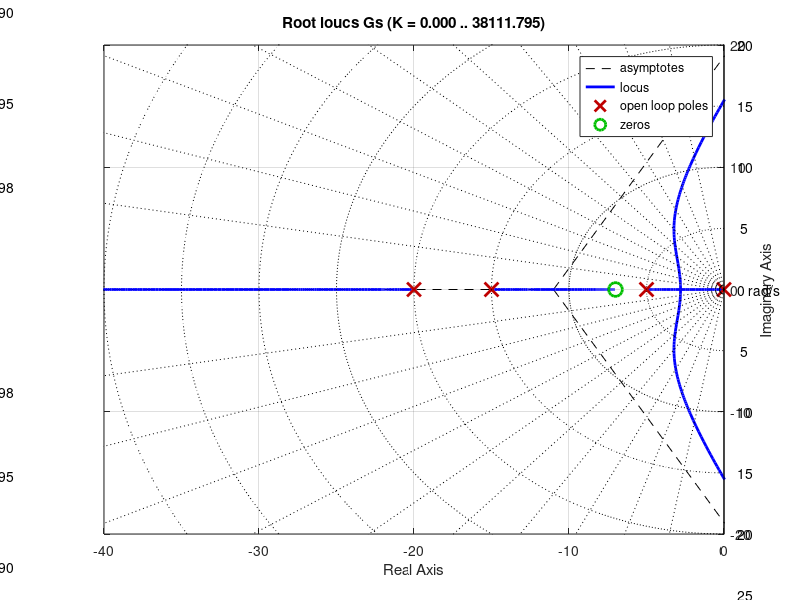
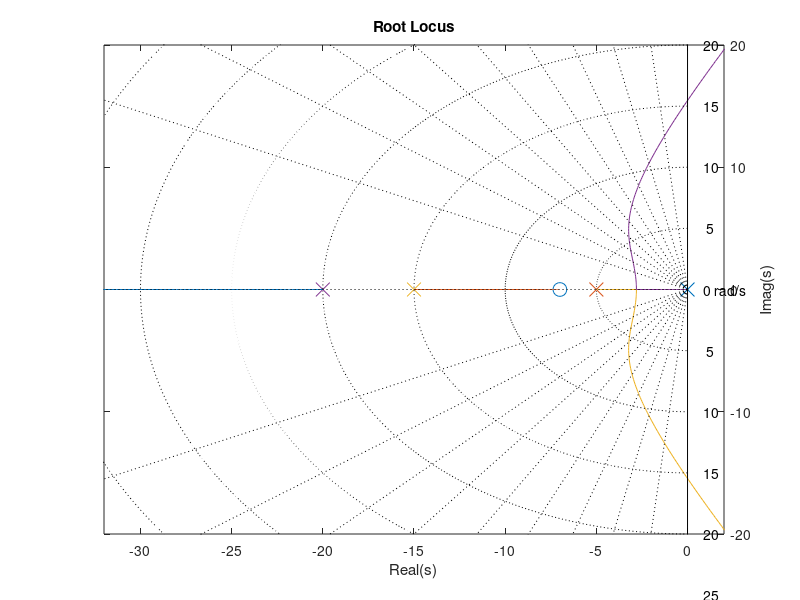

Write MATLAB code to recreate these figures, in order.
%% ME 3534 Notes on Root Locus
% Sam Kramer                                                    29 March 22
% These are notes regarding how to accurately plot root locus for analysis

% -- Setup
clear;clc;format compact; close all

% -- Method one
    % This is the quick method and does not offer alot of flexibility with
    % the setup of the figures created.
    
    % Definition of OLTF numerator and denominator
    Z = [-7];
    P = [ 0 -5 -15 -20];

    % Creation of the transfer function
    Gs = zpk(Z,P,1);

    % rlocus() command is used to graph root locus of the system
    rlocus(Gs)

    % Setup of figure 1
    sgrid
    ylim([-20 20])
    xlim([-40 0])
    hold on
    set(gca,'yaxislocation','right')
    figure(2)
    

% -- Method two
    % This is the manual version of what is done above
        % This allows for more flexibility with how the graph looks in terms of
        % formatting of the axes
        
[R,K] = rlocus(Gs);
ms = 10;
c = get(0,'defaultaxescolororder');

for i = 1:length(Z)
    plot(real(Z(i)),imag(Z(i)),'color',c(i,:),'marker','o','markersize',ms)
    hold on
end

for i = 1:length(P)
plot(real(P(i)),imag(P(i)),'color',c(i,:),'marker','x','markersize',ms)
end

for i = 1:length(P)
plot(real(R(i,:)),imag(R(i,:)),'color',c(i,:))
end

sgrid([0:0.1:1],[5:5:35])
xlim([-32,2])
ylim(20*[-1,1])
set(gca,'yaxislocation','right')
xlabel('Real(s)')
ylabel('Imag(s)')
title('Root Locus')